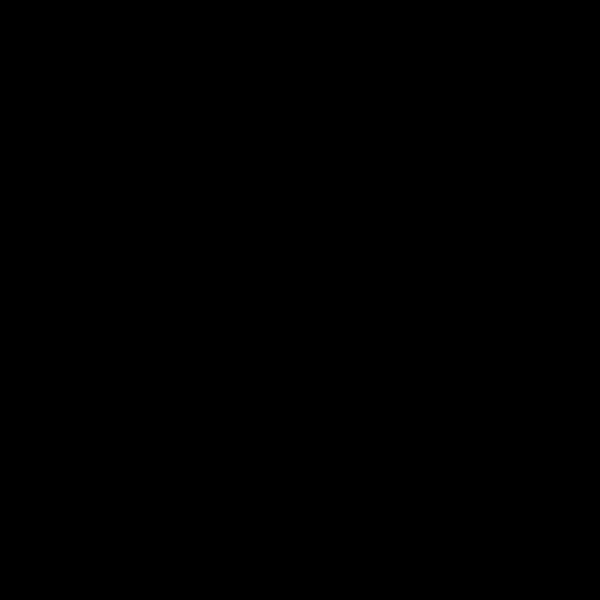
Frame 1 (no input)
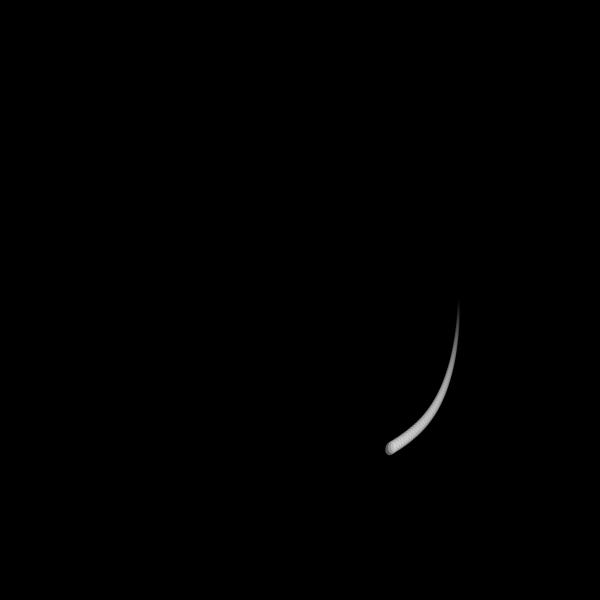
Frame 60 (the mouse pressed at the canvas centre just before this capture)
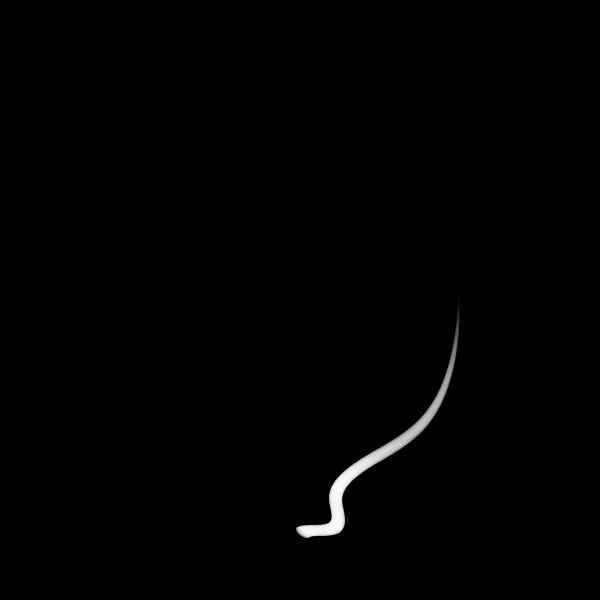
Frame 120 (the mouse held since frame 60 and released just before this capture)

The Processing sketch that drew these frames (run headless with seeded random() and noise(); from frame 60 on, the mouse is pressed at the canvas centre):

// Processing sketch: first_animation
// ── first_animation.pde
// by Aven, New Media Communication, WPP, SADA
// Sep 24th, 2017
// Make Design Interact

// variable and animation + sin(), cos(), noise()

float t;

void setup(){
  size(600,600);
  noStroke();
  background(0);
  colorMode(HSB); //rgba or hsba
}


void draw(){
  t = t + 0.01;
  
  pushMatrix();
  translate(width/2,height/2);

  rotate(radians(t*30));//keep rotating
  float x = noise(cos(t))*320; //float x = noise(cos(t)*320);
  float y = sin(t)*200;
  translate(x,y); //move to edge of the ellipse

  color fCol = color(noise(sin(t))*60,noise(100),255,abs(sin(t)*200)*0.8); // colorMode: HSBA
  fill(fCol); 
  ellipse(0,0, 2+abs(sin(t)*15),2+abs(cos(t)*15)); //ellipse size changes from 2 to 32
  popMatrix();
}
